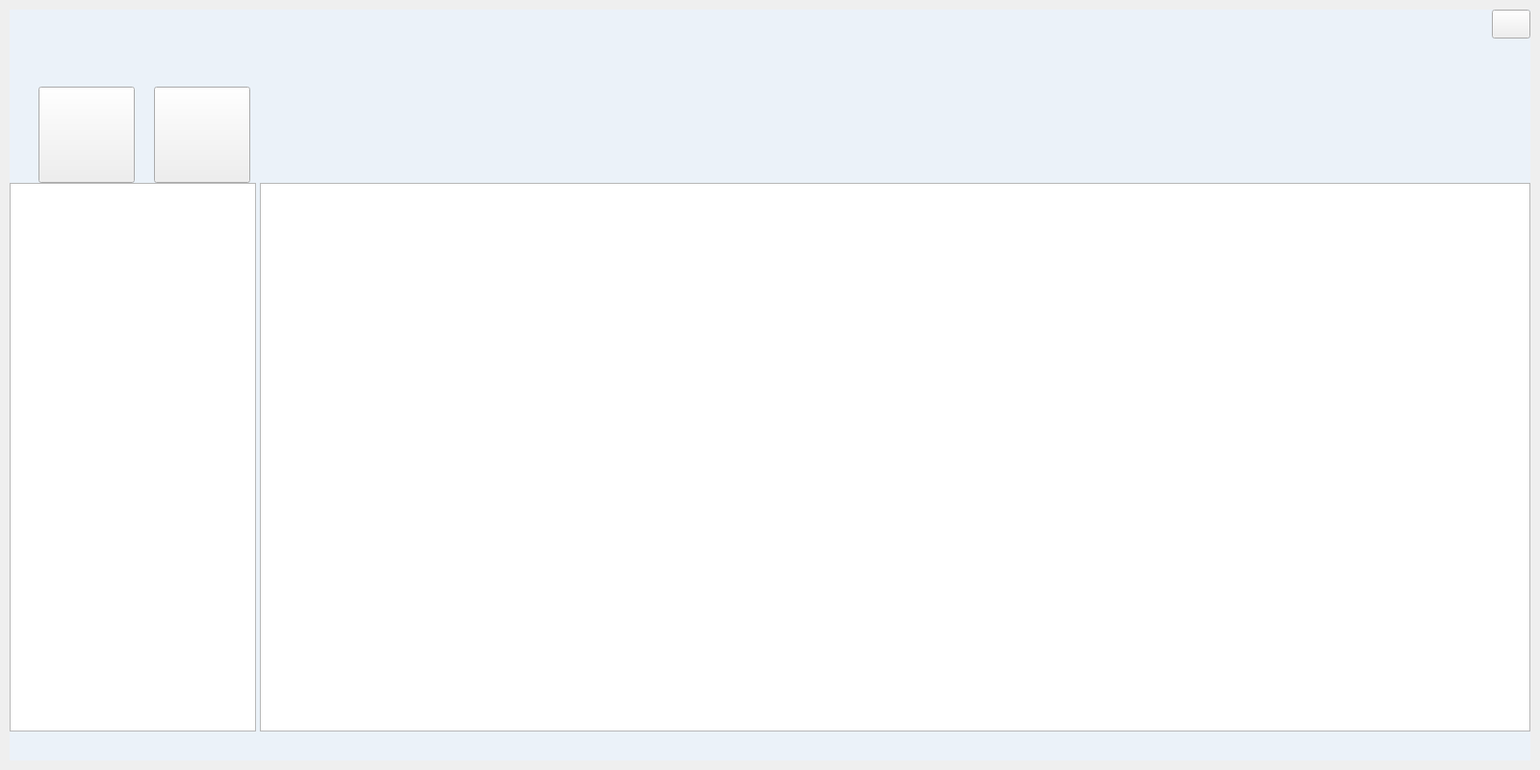
<?xml version="1.0" encoding="UTF-8"?>
<ui version="4.0">
 <class>centerwindow</class>
 <widget class="QWidget" name="centerwindow">
  <property name="geometry">
   <rect>
    <x>0</x>
    <y>0</y>
    <width>1600</width>
    <height>800</height>
   </rect>
  </property>
  <property name="windowTitle">
   <string>Form</string>
  </property>
  <widget class="QLabel" name="background">
   <property name="geometry">
    <rect>
     <x>10</x>
     <y>10</y>
     <width>1580</width>
     <height>780</height>
    </rect>
   </property>
   <property name="styleSheet">
    <string notr="true">background-color: rgb(235, 242, 249);</string>
   </property>
   <property name="text">
    <string/>
   </property>
  </widget>
  <widget class="QLabel" name="title">
   <property name="geometry">
    <rect>
     <x>10</x>
     <y>10</y>
     <width>1580</width>
     <height>180</height>
    </rect>
   </property>
   <property name="styleSheet">
    <string notr="true">border-image: url(:/mainWindow/jpg/resources/mainTitle.jpg);</string>
   </property>
   <property name="text">
    <string/>
   </property>
  </widget>
  <widget class="QPushButton" name="close">
   <property name="geometry">
    <rect>
     <x>1550</x>
     <y>10</y>
     <width>40</width>
     <height>30</height>
    </rect>
   </property>
   <property name="styleSheet">
    <string notr="true">QPushButton{border-image:url(:/login/button/resources/close.jpg);}
QPushButton:hover{border-image: url(:/login/button/resources/close_hover.jpg);}
QPushButton:pressed{border-image: url(:/login/button/resources/close_press.jpg);} </string>
   </property>
   <property name="text">
    <string/>
   </property>
  </widget>
  <widget class="QLabel" name="status">
   <property name="geometry">
    <rect>
     <x>10</x>
     <y>760</y>
     <width>1580</width>
     <height>30</height>
    </rect>
   </property>
   <property name="styleSheet">
    <string notr="true">border-image: url(:/mainWindow/jpg/resources/status.jpg);</string>
   </property>
   <property name="text">
    <string/>
   </property>
   <property name="textFormat">
    <enum>Qt::AutoText</enum>
   </property>
  </widget>
  <widget class="QTreeView" name="treeview">
   <property name="geometry">
    <rect>
     <x>10</x>
     <y>190</y>
     <width>256</width>
     <height>570</height>
    </rect>
   </property>
  </widget>
  <widget class="QLabel" name="label">
   <property name="geometry">
    <rect>
     <x>20</x>
     <y>20</y>
     <width>221</width>
     <height>21</height>
    </rect>
   </property>
   <property name="styleSheet">
    <string notr="true">border-image: url(:/mainWindow/png/resources/titleText.png);</string>
   </property>
   <property name="text">
    <string/>
   </property>
  </widget>
  <widget class="QPushButton" name="openButton">
   <property name="geometry">
    <rect>
     <x>40</x>
     <y>90</y>
     <width>100</width>
     <height>100</height>
    </rect>
   </property>
   <property name="styleSheet">
    <string notr="true">QPushButton{border-image:url(:/mainWindow/png/resources/open.png);}
QPushButton:hover{border-image:url(:/mainWindow/png/resources/open_hover.png);}</string>
   </property>
   <property name="text">
    <string/>
   </property>
  </widget>
  <widget class="QPushButton" name="pushButton">
   <property name="geometry">
    <rect>
     <x>160</x>
     <y>90</y>
     <width>100</width>
     <height>100</height>
    </rect>
   </property>
   <property name="styleSheet">
    <string notr="true">QPushButton{border-image:url(:/mainWindow/png/resources/create.png);}
QPushButton:hover{border-image:url(:/mainWindow/png/resources/create_hover.png);}</string>
   </property>
   <property name="text">
    <string/>
   </property>
  </widget>
  <widget class="QTableWidget" name="table">
   <property name="geometry">
    <rect>
     <x>270</x>
     <y>190</y>
     <width>1320</width>
     <height>570</height>
    </rect>
   </property>
  </widget>
 </widget>
 <resources/>
 <connections/>
</ui>
